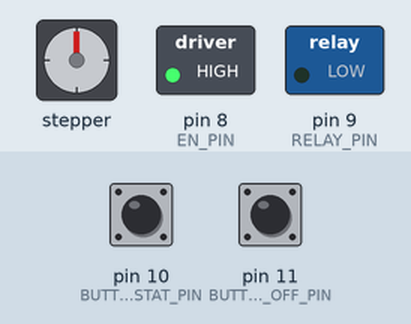
Simulated run of this sketch. Board: Arduino Uno, built with avr-gcc and run on an emulated ATmega328P. Shown: stepper motor, switched loads named in the sketch (green lamp = pin HIGH). The test bench sets the inputs (shaded band); at power-on: pin 11 (BUTTON_ON_OFF_PIN) HIGH, pin 10 (BUTTON_THERMOSTAT_PIN) HIGH. Stepper angles assume 200 steps per turn.

Above: at 1.2 s.
1.3 s: pin 11 (BUTTON_ON_OFF_PIN) pulled LOW for 0.15 s
At 1.62 s:
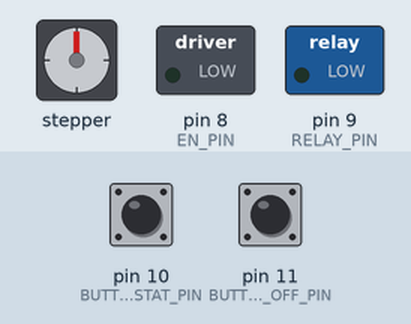
4.3 s: pin 10 (BUTTON_THERMOSTAT_PIN) pulled LOW for 0.15 s
At 4.63 s:
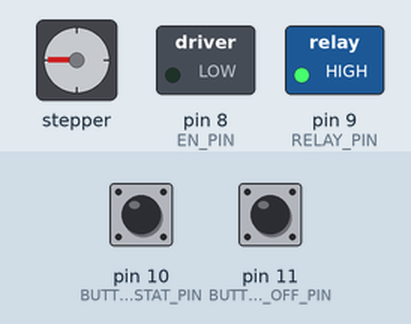
7.3 s: pin 10 (BUTTON_THERMOSTAT_PIN) pulled LOW for 1 s
At 8.53 s:
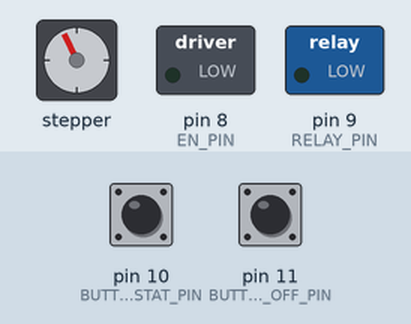
11.3 s: pin 11 (BUTTON_ON_OFF_PIN) pulled LOW for 1 s
At 13.3 s:
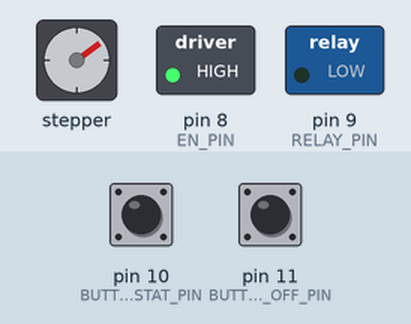
13.8 s: pin 10 (BUTTON_THERMOSTAT_PIN) pulled LOW for 0.15 s
At 15.1 s:
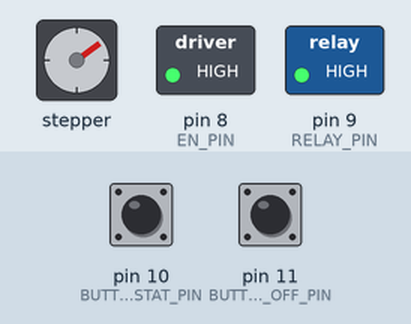
15.4 s: pin 11 (BUTTON_ON_OFF_PIN) pulled LOW for 0.15 s
At 15.72 s:
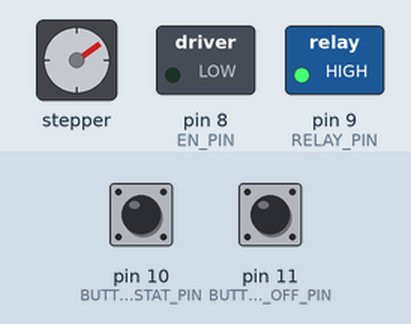
Timing chart, 0 to 26.9 s (numbered marks = the images above; inputs shaded):
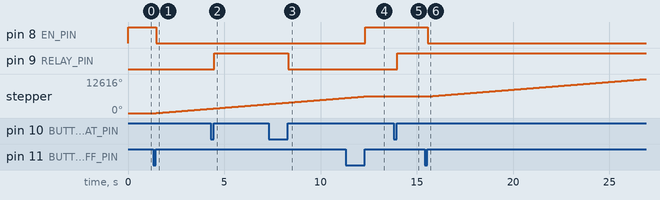

Measured:
- after the input at 1.3 s, pin 8 (EN_PIN): HIGH → LOW after 0.17 s; stepper: keeps turning clockwise at about 569°/s, starting after 0.17 s
- after the input at 4.3 s, pin 9 (RELAY_PIN): LOW → HIGH after 0.18 s
- after the input at 7.3 s, pin 9 (RELAY_PIN): HIGH → LOW after 1.0 s
- after the input at 11.3 s, pin 8 (EN_PIN): LOW → HIGH after 1.0 s; stepper: goes on until 12.3 s, then stays 6174°
- after the input at 13.8 s, pin 9 (RELAY_PIN): LOW → HIGH after 0.17 s
- after the input at 15.4 s, pin 8 (EN_PIN): HIGH → LOW after 0.17 s; stepper: keeps turning clockwise at about 569°/s, starting after 0.17 s

The sketch:

tracionador_BRPET_R_by_wesiofilho.ino
```cpp
#include <AccelStepper.h>
#include <Bounce2.h>

#define STEP_PIN_Z 4
#define DIR_PIN_Z 7
#define EN_PIN 8
#define BUTTON_ON_OFF_PIN 11
#define BUTTON_THERMOSTAT_PIN 10
#define RELAY_PIN 9

const int velocidade = 4;
const float gearRatio = 25.2;
const int stepsPerRevolution = 200;

AccelStepper stepper(AccelStepper::DRIVER, STEP_PIN_Z, DIR_PIN_Z);
Bounce2::Button buttonOnOff = Bounce2::Button();
Bounce2::Button buttonThermostat = Bounce2::Button();

bool motorOn = false;
bool thermostatOn = false;

void bootSequence() {
    // ... (código existente)
}

void setup() {
    pinMode(EN_PIN, OUTPUT);
    digitalWrite(EN_PIN, HIGH);
    pinMode(RELAY_PIN, OUTPUT);
    digitalWrite(RELAY_PIN, LOW);

    buttonOnOff.attach(BUTTON_ON_OFF_PIN, INPUT_PULLUP);
    buttonOnOff.interval(25);
    buttonThermostat.attach(BUTTON_THERMOSTAT_PIN, INPUT_PULLUP);
    buttonThermostat.interval(25);

    float motorSpeed = velocidade * gearRatio * stepsPerRevolution / 60.0;
    stepper.setMaxSpeed(motorSpeed);
    stepper.setSpeed(motorSpeed);

    digitalWrite(DIR_PIN_Z, HIGH);

    bootSequence();
}

void loop() {
    buttonOnOff.update();
    buttonThermostat.update();

    if (buttonOnOff.pressed()) {
        motorOn = !motorOn;
        digitalWrite(EN_PIN, motorOn ? LOW : HIGH);
    }

    if (buttonThermostat.pressed()) {
        thermostatOn = !thermostatOn;
        digitalWrite(RELAY_PIN, thermostatOn ? HIGH : LOW);
    }

    if (motorOn) {
        stepper.runSpeed();
    }
}
```
